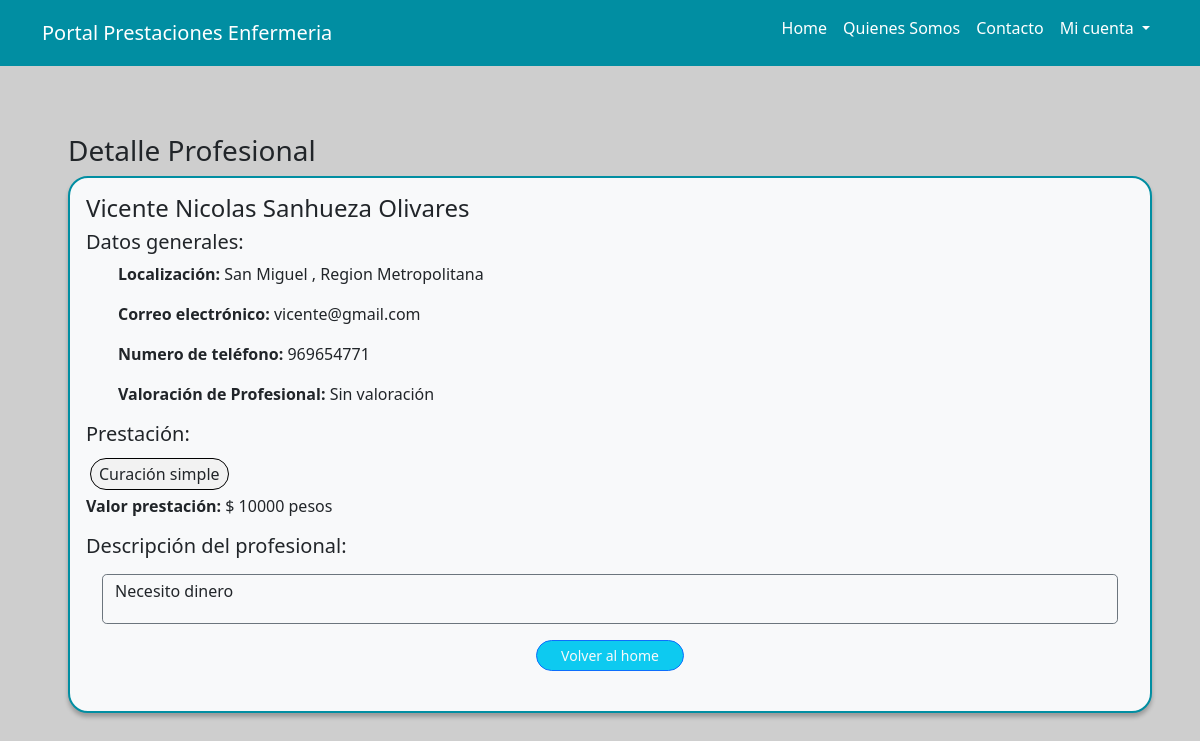
The page /5456476-2 on the database its author committed.
### core/models.py (models this page shows, shortened)
class Profesional(models.Model):
    user = models.OneToOneField(User, null=True, on_delete=models.CASCADE)
    rut_profesional = models.CharField(primary_key=True, max_length=10)
    primer_nombre = models.CharField(max_length=50, blank=True, null=True)
    segundo_nombre = models.CharField(max_length=50, blank=True, null=True)
    primer_apellido = models.CharField(max_length=50, blank=True, null=True)
    segundo_apellido = models.CharField(max_length=50, blank=True, null=True)
    region = models.ForeignKey('Region',blank=True, null=True, db_column='id_region', on_delete=models.CASCADE)
    comuna = models.ForeignKey('Comuna', blank=True, null=True, db_column='id_comuna', on_delete=models.CASCADE)
    prestacion = models.ForeignKey('Prestacion',blank=True, null=True, db_column='id_prestacion', on_delete=models.CASCADE)
    valor = models.DecimalField(max_digits=12, decimal_places=0, blank=True, null=True)
    correo_electronico = models.CharField(max_length=50, blank=True, null=True)
    numero_sis = models.DecimalField(max_digits=15, decimal_places=0, blank=True, null=True)
    telefono = models.DecimalField(max_digits=12, decimal_places=0, blank=True, null=True)
    descripcion = models.TextField(max_length=500, blank=True, null=True)

class Comuna(models.Model):
    region = models.ForeignKey('Region', db_column='id_region', on_delete=models.CASCADE)
    nombre = models.CharField(max_length=50, blank=True, null=True)
    def __str__(self):
         return f'{self.nombre}'

class Region(models.Model):
    nombre = models.CharField(max_length=50, blank=True, null=True)
    def __str__(self):
         return f'{self.nombre}'

class Prestacion(models.Model):
    comuna = models.ForeignKey(Comuna, models.DO_NOTHING, db_column='id_comuna')
    nombre = models.CharField(max_length=50, blank=True, null=True)
    def __str__(self):
         return f'{self.nombre}'

### core/views.py (the view)
# urls.py: path('<str:pk>', views.profesionalDetailsView, name='profesional-detalle'),
def profesionalDetailsView(request, pk):
    profesional = Profesional.objects.get(pk=pk)
    return render (request, "core/profesional_detalle.html", {'profesional': profesional})

### core/templates/core/profesional_detalle.html (shortened to what this page needs)
{% extends "core/base_generic.html" %}
{% load static %}
{% block content %}
    <body class ="body1">
	<nav class="navbar  navbar-expand-lg navbar-dark">
        <div class="container">
            <a class="navbar-brand" href="{% url 'home' %}">Portal Prestaciones Enfermeria</a>
            <div class="collapse navbar-collapse" id="navbarSupportedContent">
                <ul class="navbar-nav ms-auto mb-2 mb-lg-0">
                    <li class="nav-item">
                        <a class="nav-link active" aria-current="page" href="{% url 'home' %}">Home</a>
                    </li>
                    <li class="nav-item">
                        <a class="nav-link active" aria-current="page" href="">Quienes Somos</a>
                    </li>
                    <li class="nav-item">
                        <a class="nav-link active" aria-current="page" href="{% url 'contacto' %}">Contacto</a>
                    </li>
                    <li class="nav-item dropdown">
						<a class="nav-link active dropdown-toggle a1 " href="#" id="navbarDropdown" role="button" data-bs-toggle="dropdown" aria-expanded="false">
						  Mi cuenta
						</a>
					  </li>
                </ul>
            </div>
        </div>
    </nav>
	<div class="container-fluid center">
	  <section class="row col contenedor-main align-items-center home-section">
		<div class=" post-section p-5 ">
           <h3>Detalle Profesional</h3>
		  <div class="post p-3 bg-light text-dark bg-opacity-20">
			<h4>{{profesional.primer_nombre}} {{profesional.segundo_nombre}}  {{profesional.primer_apellido}}  {{profesional.segundo_apellido}}</h4>
            <h5>Datos generales:</h5>
			<ul><p> <strong>Localización:</strong> {{profesional.comuna}} , {{profesional.region}}</p></ul>
            <ul><p><strong>Correo electrónico:</strong> {{profesional.correo_electronico}}</p></ul>
            <ul><p><strong>Numero de teléfono:</strong> {{profesional.telefono}}</p></ul>
            <ul><p><strong>Valoración de Profesional:</strong> Sin valoración</p></ul>
			<div class="my-2">
                <h5 class="mb-3">Prestación:</h5>
			  <span class="prestaciones-pro p-1 px-2 mx-1">{{profesional.prestacion}}</span>
			</div>
            <p><strong>Valor prestación:</strong> $ {{profesional.valor}} pesos </p>
			<div>
              <div>
                <h5 class="mb-3">Descripción del profesional:</h5>
                <div  class="border border-secondary m-3 rounded-3">
                    <p class="p-1 px-2 mx-1">{{profesional.descripcion}}</p>
                </div>
			</div>
			<div class="text-center">
                <a href="{% url 'home' %}">
                    <button type="button" class="btn btn-info btn-outline-primary btn-sm rounded-pill text-light px-4">Volver al home</button>
                  </a>
			  </div>
		  </div>
          <br>
		</div>
	  </section>
	</body>
{% endblock %}

### core/static/core/css/style.css (style rules this page uses)
body { background: linear-gradient(107.85deg, #3FBF80 0%, #567C90 52.31%, #7032A2 100.43%); mix-blend-mode: normal; background-attachment: fixed; }
html { height: 100%; }
body { font-family: 'Varela', sans-serif; font-size: 14px; line-height: 1.5; color: #333; min-height: 100%; position: relative; width:100%; height:100%; }
a { color: #e1e1e1; }
.navbar { background: #018EA2; }
.body1 { background: #CECECE; }
.home-section { padding-top: 20px; padding-left: 20px; }
li { list-style: none; padding-bottom: 10px; text-align: start; }
.a1 { text-decoration: none; }
.post { background: #D9D9D9; border: 2px solid #018EA2; box-shadow: 0px 4px 4px rgba(0, 0, 0, 0.25); border-radius: 20px; align-items: right; }
.post-section { padding-left: 30px; }
.prestaciones-pro { background: #F2F2F2; border: 1px solid #000000; border-radius: 20px; }

### rows shown on the page
Profesional: primer_nombre "Vicente", segundo_nombre "Nicolas", primer_apellido "Sanhueza", segundo_apellido "Olivares", comuna "San Miguel", region "Region Metropolitana", correo_electronico "vicente@gmail.com", telefono "969654771", prestacion "Curación simple", valor "10000", descripcion "Necesito dinero"
